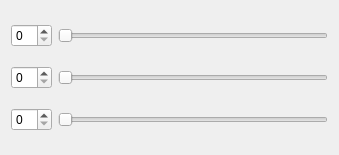
<?xml version="1.0" encoding="UTF-8"?>
<ui version="4.0">
 <class>Widget</class>
 <widget class="QWidget" name="Widget">
  <property name="geometry">
   <rect>
    <x>0</x>
    <y>0</y>
    <width>339</width>
    <height>155</height>
   </rect>
  </property>
  <property name="sizePolicy">
   <sizepolicy hsizetype="Expanding" vsizetype="Expanding">
    <horstretch>0</horstretch>
    <verstretch>0</verstretch>
   </sizepolicy>
  </property>
  <property name="windowTitle">
   <string>Widget</string>
  </property>
  <layout class="QVBoxLayout" name="verticalLayout_2">
   <item>
    <layout class="QHBoxLayout" name="horizontalLayout">
     <item>
      <widget class="QSpinBox" name="spinBox1"/>
     </item>
     <item>
      <widget class="QSlider" name="slider1">
       <property name="orientation">
        <enum>Qt::Horizontal</enum>
       </property>
      </widget>
     </item>
    </layout>
   </item>
   <item>
    <layout class="QHBoxLayout" name="horizontalLayout_2">
     <item>
      <widget class="QSpinBox" name="spinBox2"/>
     </item>
     <item>
      <widget class="QSlider" name="slider2">
       <property name="orientation">
        <enum>Qt::Horizontal</enum>
       </property>
      </widget>
     </item>
    </layout>
   </item>
   <item>
    <layout class="QHBoxLayout" name="horizontalLayout_3">
     <item>
      <widget class="QSpinBox" name="spinBox3"/>
     </item>
     <item>
      <widget class="QSlider" name="slider3">
       <property name="orientation">
        <enum>Qt::Horizontal</enum>
       </property>
      </widget>
     </item>
    </layout>
   </item>
  </layout>
 </widget>
 <layoutdefault spacing="6" margin="11"/>
 <resources/>
 <connections/>
</ui>
